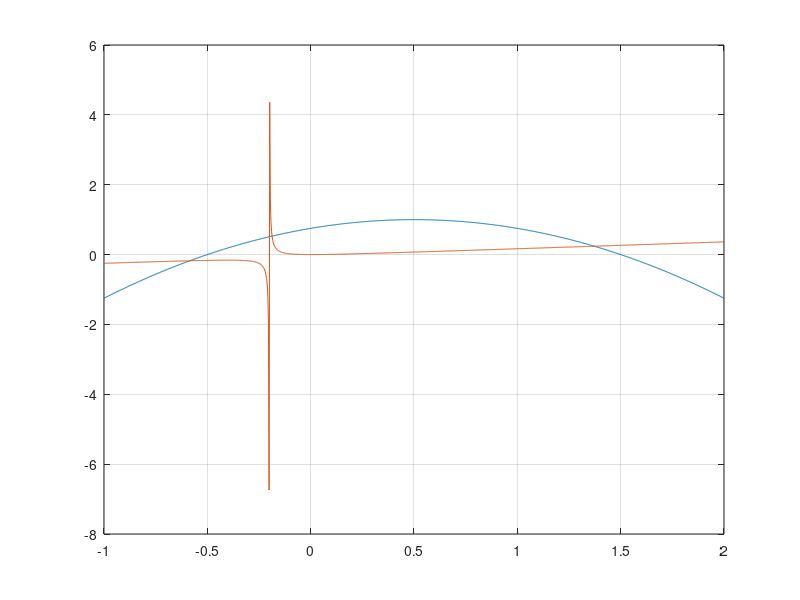

Reproduce this figure in MATLAB.
f1 = @(x) -x.^2 + x + 0.75;
f2 = @(x) x.^2./(1+5*x);

xx = linspace(-1,2,1000);
y1 = f1(xx);
y2 = f2(xx);
plot(xx,y1,xx,y2)
grid on